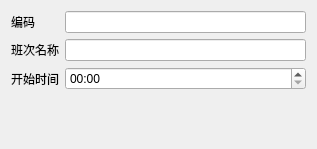
<?xml version="1.0" encoding="UTF-8"?>
<ui version="4.0">
 <class>w_bt_dish_joborder_change_Dialog</class>
 <widget class="QDialog" name="w_bt_dish_joborder_change_Dialog">
  <property name="geometry">
   <rect>
    <x>0</x>
    <y>0</y>
    <width>317</width>
    <height>149</height>
   </rect>
  </property>
  <property name="windowTitle">
   <string>Dialog</string>
  </property>
  <layout class="QVBoxLayout" name="verticalLayout">
   <item>
    <layout class="QGridLayout" name="gridLayout">
     <item row="0" column="0">
      <widget class="QLabel" name="label">
       <property name="text">
        <string>编码</string>
       </property>
      </widget>
     </item>
     <item row="0" column="1">
      <widget class="QLineEdit" name="lineEdit_ch_classno"/>
     </item>
     <item row="1" column="0">
      <widget class="QLabel" name="label_2">
       <property name="text">
        <string>班次名称</string>
       </property>
      </widget>
     </item>
     <item row="1" column="1">
      <widget class="QLineEdit" name="lineEdit_vch_classname"/>
     </item>
     <item row="2" column="0">
      <widget class="QLabel" name="label_3">
       <property name="text">
        <string>开始时间</string>
       </property>
      </widget>
     </item>
     <item row="2" column="1">
      <widget class="QTimeEdit" name="timeEdit_dt_begin">
       <property name="displayFormat">
        <string>hh:mm</string>
       </property>
      </widget>
     </item>
    </layout>
   </item>
   <item>
    <widget class="lds_toolbar" name="widget" native="true"/>
   </item>
  </layout>
 </widget>
 <customwidgets>
  <customwidget>
   <class>lds_toolbar</class>
   <extends>QFrame</extends>
   <header>lds_toolbar.h</header>
   <container>1</container>
  </customwidget>
 </customwidgets>
 <resources/>
 <connections/>
</ui>
